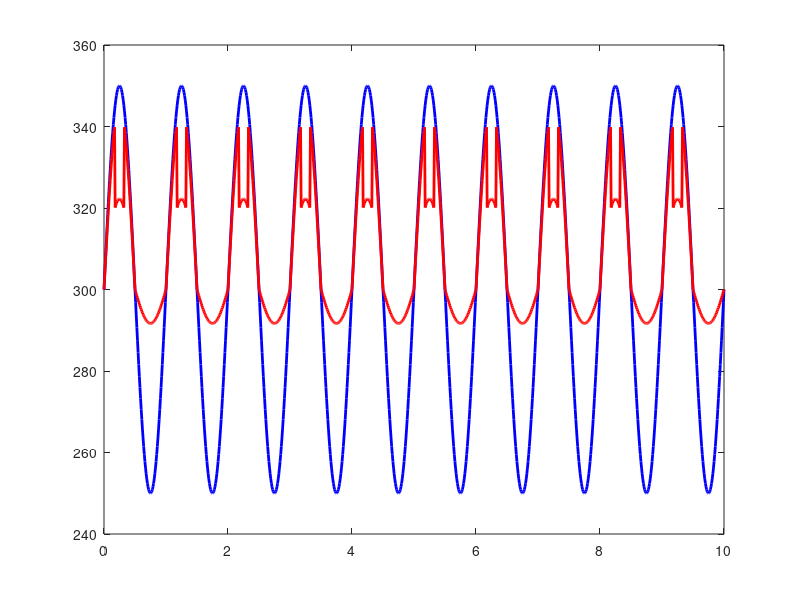

This chart was generated by the following MATLAB code: (Note: this script raises an error after producing the figure.)
%% Temperature Clipping Circuit with a Thermal Zener Diode
%  Assuming Reverse Blocking at Each Step

% Simulation parameters
T0 = 300; % Base temperature (K)
T_breakdown = 40; % Reverse temperature difference for breakdown (K)
R_source = 1; % Source thermal resistance (K/W)
R_forward = 0.2; % Thermal resistance in forward bias (K/W)
R_reverse_high = 10; % Thermal resistance in reverse bias before breakdown (K/W)
R_reverse_breakdown = 0.8; % Thermal resistance in reverse bias after breakdown (K/W)
dt = 0.01; % Time step (s)
total_time = 10; % Total simulation time (s)

% Parameters for input sinusoidal temperature wave
TR_amplitude = 50; % Amplitude of sinusoidal temperature wave (K)
TR_frequency = 1; % Frequency of sinusoidal temperature wave (Hz)

% Time and input temperature wave
time = 0:dt:total_time;
TR = T0 + TR_amplitude * sin(2 * pi * TR_frequency * time); % Input sinusoidal temperature wave

% Initialize output temperature
T_out = zeros(size(time)); % Output temperature

% Simulation loop
for i = 1:length(time)
    % Step 1: Assume initial state (reverse high resistance)
    R_diode = R_reverse_high;

    % Step 2: Calculate initial temperature difference across the diode
    delta_T_source = TR(i) - T0;
    delta_T_diode = delta_T_source * R_diode / (R_source + R_diode);

    % Step 3: Re-evaluate state based on calculated delta_T_diode
    if delta_T_diode > 0
        % Reverse heat flow
        if delta_T_diode >= T_breakdown
            % Reverse breakdown
            R_diode = R_reverse_breakdown;
        else
            % Reverse blocking
            R_diode = R_reverse_high;
        end
    else
        % Forward heat flow
        R_diode = R_forward;
    end

    % Step 4: Recalculate temperature difference with updated resistance
    delta_T_diode = delta_T_source * R_diode / (R_source + R_diode);

    % Step 5: Calculate output temperature
    T_out(i) = T0 + delta_T_diode;
end

% Plot results
figure;
plot(time, TR, 'b-', 'LineWidth', 2); % Input temperature wave
hold on;
plot(time, T_out, 'r-', 'LineWidth', 2); % Output temperature
yline(T0 + TR_amplitude, 'k--', 'LineWidth', 1.5); % Upper boundary of input wave
yline(T0 - TR_amplitude, 'k--', 'LineWidth', 1.5); % Lower boundary of input wave
hold off;
grid on;
xlabel('Time (s)');
ylabel('Temperature (K)');
legend('Input Temperature Wave', 'Output Temperature', 'Upper Boundary', 'Lower Boundary');
title('Heat Clipping Circuit with a Thermal Zener Diodes');
